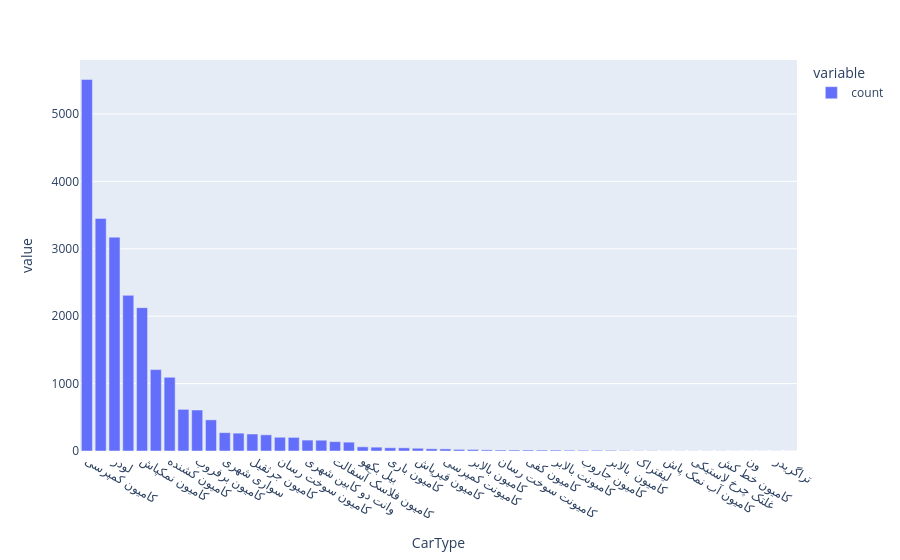

Write notebook code for a chart like this one.
### Code cell
px.bar(Structural_only['CarType'].value_counts())

### Figure 1 — Plotly figure (JSON) as saved in the notebook; plotly's stock layout.template omitted (floating-point values rounded to 4 significant figures)
{"data": [{"alignmentgroup": "True", "hovertemplate": "variable=count<br>CarType=%{x}<br>value=%{y}<extra></extra>", "legendgroup": "count", "marker": {"color": "#636efa", "pattern": {"shape": ""}}, "name": "count", "offsetgroup": "count", "orientation": "v", "showlegend": true, "textposition": "auto", "type": "bar", "x": ["کامیون کمپرسی", "گریدر", "لودر", "وانت دوکابین بیابانی", "کامیون نمکپاش", "بلدوزر", "کامیون کشنده", "کامیونت", "کامیون برفروب", "کامیون آبپاش", "سواری شهری", "وانت تک کابین شهری", "کامیون جرثقیل", "بیل مکانیکی", "کامیون سوخت رسان", "سواری بیابانی", "وانت دو کابین شهری", "غلتک ویبره", "کامیون فلاسک آسفالت", "کامیونت باری", "بیل بکهو", "برفخور", "کامیون باری", "وانت تک کابین بیابانی", "کامیون قیرپاش", "کامیونت خط کش", "کامیونت کمپرسی", "کامیون سرویس سیار", "کامیون بالابر", "مینی لودر", "کامیونت سوخت رسان", "تراکتور", "کامیون کفی", "کامیونت جاروب", "کامیونت بالابر", "مینی بوس", "کامیون جاروب", "کامیون آتشنشانی", "کامیون  بالابر", "کامیون گاردریل شور", "لیفتراک", "کامیون میکسر", "کامیون آب نمک پاش", "کامیونت تانکر آّب", "غلتک چرخ لاستیکی", "تانکر آبرسان", "کامیون خط کش", "وانت آتشنشانی", "ون", "آسفالت تراش", "تراگریدر", "غلتک پاچه بزی"], "xaxis": "x", "y": [5511, 3451, 3173, 2309, 2127, 1208, 1094, 618, 608, 462, 272, 265, 252, 240, 204, 202, 162, 160, 139, 131, 62, 57, 48, 47, 41, 33, 31, 24, 23, 17, 15, 15, 15, 14, 14, 12, 11, 11, 10, 7, 4, 4, 2, 2, 2, 2, 2, 1, 1, 1, 1, 1], "yaxis": "y"}], "layout": {"barmode": "relative", "legend": {"title": {"text": "variable"}, "tracegroupgap": 0}, "margin": {"t": 60}, "xaxis": {"anchor": "y", "domain": [0, 1], "title": {"text": "CarType"}}, "yaxis": {"anchor": "x", "domain": [0, 1], "title": {"text": "value"}}}}
